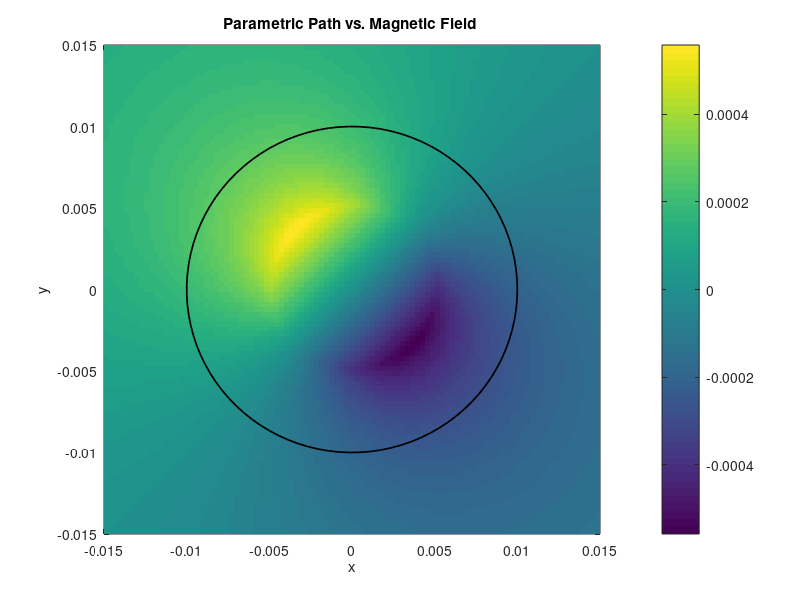
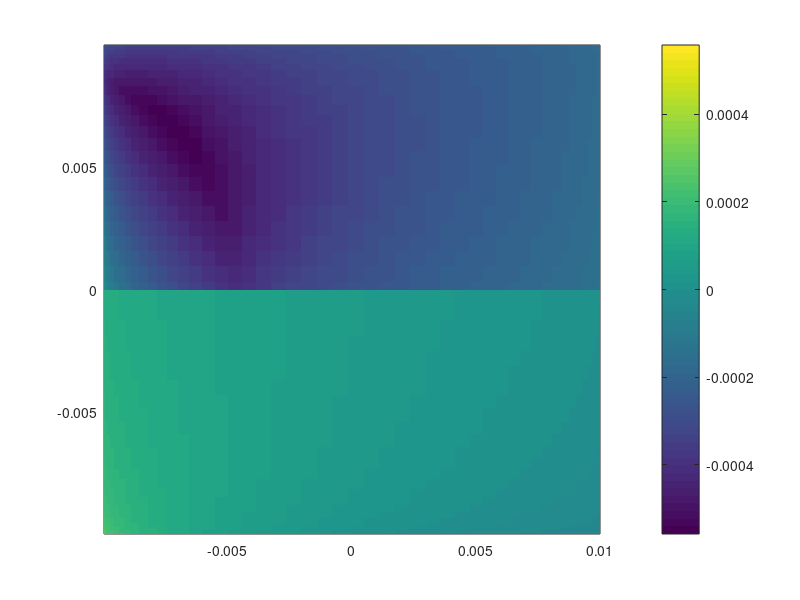
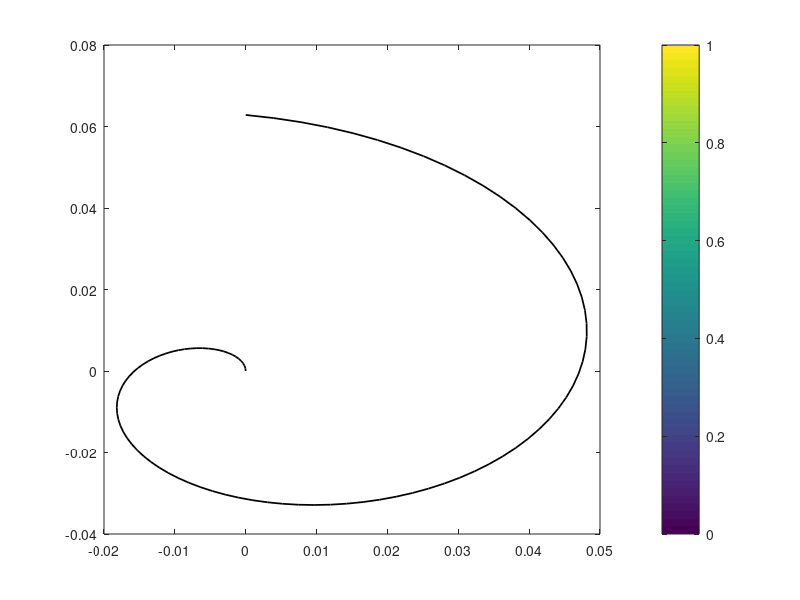

The MATLAB source for these figures, in order:
%% Line Integration 
% Compute and plot the parametric path 
lx=100;
ly=100;
%constants
I=10;
a=0.005;
m0=(4*pi)*10.^(-7);
r0=2*a;

x = linspace(-3*a,3*a,lx);
y = linspace(-3*a,3*a,ly);
[X,Y]=meshgrid(x,y);

r_phi = zeros(100,100);

%Magnetic Field component from Problem #1 
for i=1:100
    for j=1:100
        if (sqrt(x(i).^2 +y(j).^2) < a)
            r_phi(i,j) = ((m0.*I)/(2.*pi.*a.^2).*sqrt(x(i).^2+y(j).^2)).*(-y(j)/sqrt(x(i).^2+y(j).^2)+(x(i)./sqrt(x(i).^2+y(j).^2)));
        else
            r_phi(i,j) = ((m0.*I)/(2.*pi.*sqrt(x(i).^2+y(j).^2))).*(-y(j)/sqrt(x(i).^2+y(j).^2)+(x(i)./sqrt(x(i).^2+y(j).^2)));
        end %if 
    end %for
end %for
figure;
pcolor(x,y,r_phi);
xlabel('x');
ylabel('y');
title('Parametric Path vs. Magnetic Field ');
shading flat;
colorbar;
hold on;

% r_phix = zeros(1,100);
% r_phiy = zeros(1,100);

phi_grid = linspace(0,2*pi,lx);
x = r0.*cos(phi_grid);
y = r0.*sin(phi_grid);
%% Plotter
plot(x,y,'color','black','LineWidth',1.25)    
shading flat;
colorbar;
hold off;

% Plotting Magnetic Field B in terms of r 

for i=1:r_phi
    
end %for    
figure(2);
pcolor(x,y,r_phi);
shading flat;
colorbar;
hold off;



%% Analytical derivative 
dx = -phi_grid.*(r0).*sin(phi_grid);
dy = phi_grid.*(r0).*cos(phi_grid);
figure;
plot(dx,dy,'color','black','LineWidth',1.25)    
shading flat;
colorbar;
hold off;

%% Numerical Derivative
